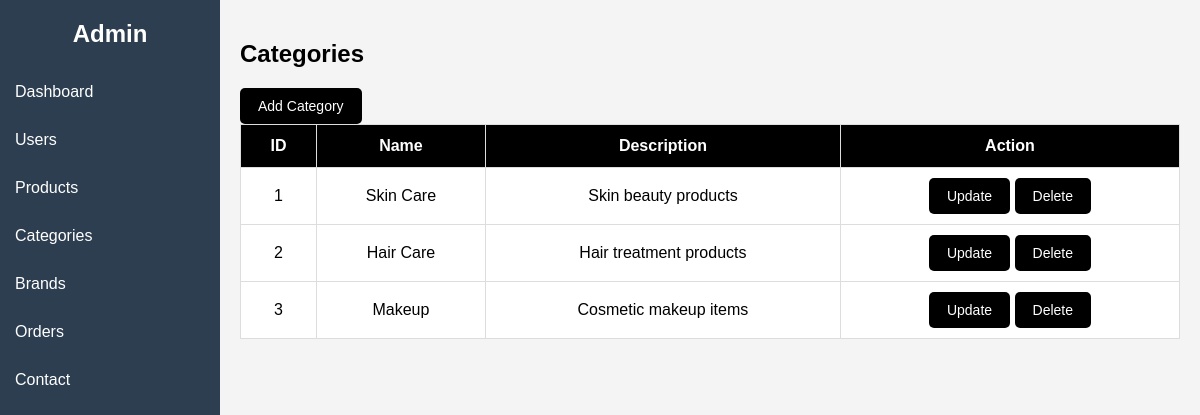
The app's page /admin/admin_dashboard.php?page=categories with its own data.
### tables this page shows
CREATE TABLE `category` (
  `category_id` int(15) NOT NULL,
  `category_name` varchar(50) NOT NULL,
  `description` text DEFAULT NULL
);

### admin/show_cate.php (the view, shortened to what this page needs)
<!DOCTYPE html>
<html lang="en">
<head>
    <link rel="stylesheet" href="css/cat.css">
</head>
<body>
    <h2>Categories</h2>
    <button onclick="document.getElementById('addCategoryModal').style.display='block'">Add Category</button>
    <table>
        <tr>
            <th>ID</th>
            <th>Name</th>
            <th>Description</th>
            <th>Action</th>
        </tr>
        <?php while ($row = mysqli_fetch_assoc($result)) { ?>
            <tr>
                <td><?php echo $row['category_id']; ?></td>
                <td><?php echo $row['category_name']; ?></td>
                <td><?php echo $row['description']; ?></td>
                <td>
                    <button onclick="openEditModal(
                    <?php echo $row['category_id']; ?>,
                    '<?php echo $row['category_name']; ?>',
                    '<?php echo $row['description']; ?>'
                )">Update</button>
                    <button onclick="deleteCategory(<?php echo $row['category_id']; ?>)">Delete</button>
                </td>
            </tr>
        <?php } ?>
    </table>
</body>
</html>

### admin/css/desh.css (style rules this page uses)
body { font-family: Arial; margin: 0; background: #f4f4f4; }
table { width: 100%; border-collapse: collapse; background: white; }
table, th, td { border: 1px solid #ddd; }
th, td { padding: 10px; text-align: left; }
th { background: #eee; }

### admin/css/cat.css (style rules this page uses)
button { background:#000; color:#fff; padding:10px 18px; border:none; border-radius:5px; cursor:pointer; font-size:14px; }
table { width:100%; border-collapse:collapse; background:#fff; }
table th { background:#000; color:#fff; padding:12px; text-align:center; }
table td { padding:10px; text-align:center; border-bottom:1px solid #ddd; }

### records on screen
category: category_id "1", category_name "Skin Care", description "Skin beauty products"
category: category_id "2", category_name "Hair Care", description "Hair treatment products"
category: category_id "3", category_name "Makeup", description "Cosmetic makeup items"
